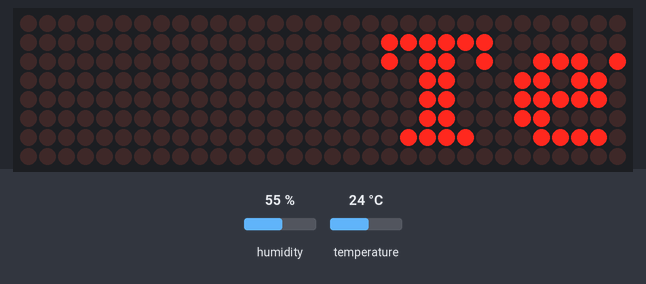
A program run on a simulated Raspberry Pi (BCM pin numbers). Shown: 32×8 LED matrix. The inputs (shaded band) are chosen by the test bench; at power-on: temperature 24 °C, humidity 55 %. What the program prints to the terminal is not drawn.

Above: at 1.47 s.
1.5 s: temperature set to 12 °C
8.7 s: temperature set to 19 °C
At 15.68 s:
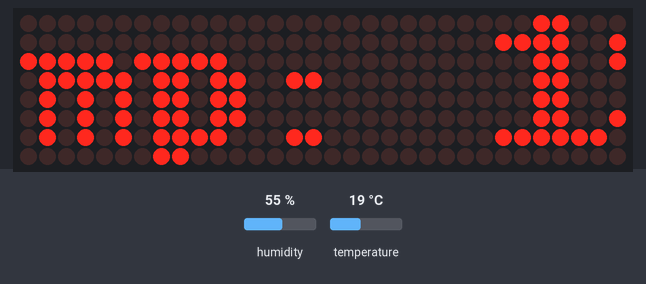
17.1 s: temperature set to 28 °C
At 21.67 s:
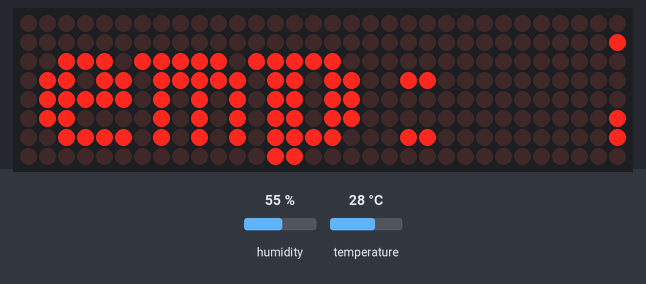

The program:

dht11.py
```python
from luma.led_matrix.device import max7219
from luma.core.interface.serial import spi, noop
from luma.core.render import canvas
from PIL import ImageFont
import Adafruit_DHT
import time

# --- Configuración del sensor DHT11 ---
DHT_SENSOR = Adafruit_DHT.DHT11
DHT_PIN = 4  # GPIO 4 (pin físico 7)

# --- Configuración de la matriz LED ---
serial = spi(port=0, device=0, gpio=noop())
device = max7219(serial, cascaded=4, block_orientation=-90, rotate=0)

device.contrast(16)
device.clear()

font = ImageFont.load_default()

print("Mostrando temperatura en la matriz LED...")

while True:
    # Leer temperatura del DHT11
    humedad, temperatura = Adafruit_DHT.read(DHT_SENSOR, DHT_PIN)

    if temperatura is not None:
        mensaje = f" Temp: {temperatura}°C "
    else:
        mensaje = " Error al leer DHT11 "

    # Mostrar el mensaje desplazándose
    for i in range(len(mensaje) * 8):
        with canvas(device) as draw:
            draw.text((-i + device.width, -2), mensaje, fill="white", font=font)
        time.sleep(0.05)
```
